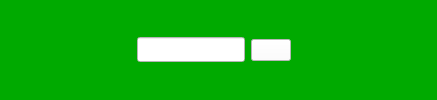
        <widget class="QWidget" name="widget_3" native="true">
         <property name="minimumSize">
          <size>
           <width>0</width>
           <height>55</height>
          </size>
         </property>
         <property name="styleSheet">
          <string notr="true">background-color:rgb(0, 170, 0);</string>
         </property>
         <layout class="QHBoxLayout" name="horizontalLayout_9">
          <item>
           <widget class="QPushButton" name="Menu">
            <property name="styleSheet">
             <string notr="true">border:none;</string>
            </property>
            <property name="text">
             <string/>
            </property>
            <property name="icon">
             <iconset>
              <normaloff>../Sidebar/slidemenubar/menu.png</normaloff>../Sidebar/slidemenubar/menu.png</iconset>
            </property>
            <property name="iconSize">
             <size>
              <width>25</width>
              <height>25</height>
             </size>
            </property>
            <property name="checkable">
             <bool>true</bool>
            </property>
           </widget>
          </item>
          <item>
           <spacer name="horizontalSpacer_5">
            <property name="orientation">
             <enum>Qt::Orientation::Horizontal</enum>
            </property>
            <property name="sizeHint" stdset="0">
             <size>
              <width>88</width>
              <height>20</height>
             </size>
            </property>
           </spacer>
          </item>
          <item>
           <layout class="QHBoxLayout" name="horizontalLayout_10">
            <item>
             <widget class="QLineEdit" name="lineEdit_3">
              <property name="minimumSize">
               <size>
                <width>0</width>
                <height>25</height>
               </size>
              </property>
              <property name="styleSheet">
               <string notr="true">background-color: rgb(255, 255, 255);
</string>
              </property>
             </widget>
            </item>
            <item>
             <widget class="QPushButton" name="pushButton_32">
              <property name="styleSheet">
               <string notr="true">background-color: rgb(255, 255, 255);
</string>
              </property>
              <property name="text">
               <string/>
              </property>
              <property name="icon">
               <iconset>
                <normaloff>../Sidebar/slidemenubar/search.png</normaloff>../Sidebar/slidemenubar/search.png</iconset>
              </property>
             </widget>
            </item>
           </layout>
          </item>
          <item>
           <spacer name="horizontalSpacer_6">
            <property name="orientation">
             <enum>Qt::Orientation::Horizontal</enum>
            </property>
            <property name="sizeHint" stdset="0">
             <size>
              <width>97</width>
              <height>20</height>
             </size>
            </property>
           </spacer>
          </item>
          <item>
           <widget class="QPushButton" name="pushButton_33">
            <property name="styleSheet">
             <string notr="true">border:none;
</string>
            </property>
            <property name="text">
             <string/>
            </property>
            <property name="icon">
             <iconset>
              <normaloff>../Sidebar/slidemenubar/image.png</normaloff>../Sidebar/slidemenubar/image.png</iconset>
            </property>
            <property name="iconSize">
             <size>
              <width>25</width>
              <height>25</height>
             </size>
            </property>
            <property name="checkable">
             <bool>true</bool>
            </property>
            <property name="autoExclusive">
             <bool>true</bool>
            </property>
           </widget>
          </item>
         </layout>
        </widget>
